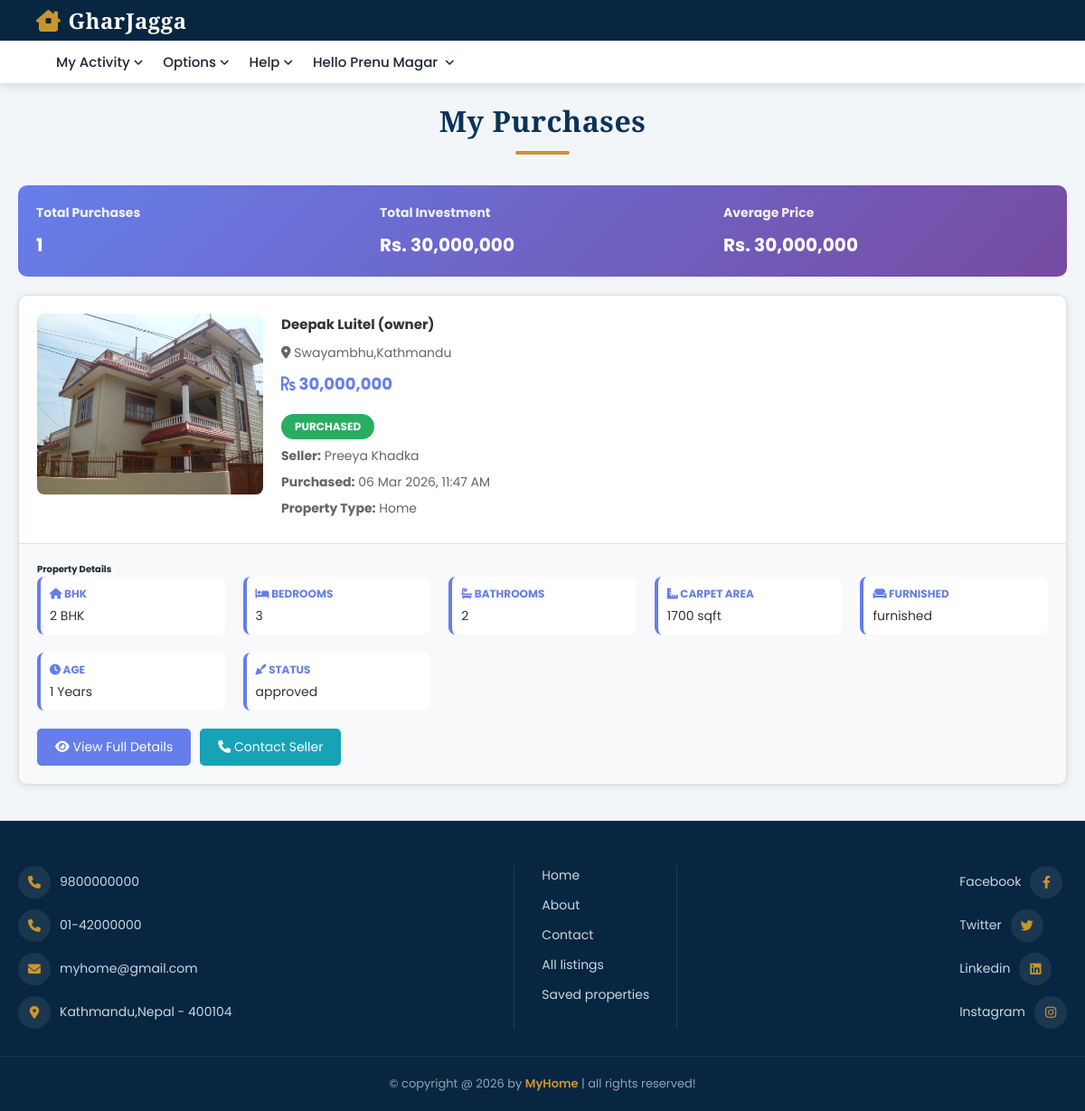
Screenshot of /view_purchases.php (signed in) with the database file from the repository.
### tables this page shows
CREATE TABLE `buyers` (
  `id` varchar(255) NOT NULL,
  `created_at` timestamp NOT NULL DEFAULT current_timestamp(),
  `name` varchar(255) DEFAULT NULL,
  `number` varchar(20) DEFAULT NULL,
  `email` varchar(255) DEFAULT NULL,
  `password` varchar(255) DEFAULT NULL
);

CREATE TABLE `purchases` (
  `id` varchar(20) NOT NULL,
  `buyer_id` varchar(20) NOT NULL,
  `seller_id` varchar(20) NOT NULL,
  `property_id` varchar(20) NOT NULL,
  `status` enum('pending','completed','cancelled') NOT NULL DEFAULT 'pending',
  `created_at` datetime NOT NULL DEFAULT current_timestamp()
);

CREATE TABLE `property` (
  `id` varchar(20) NOT NULL,
  `user_id` varchar(20) NOT NULL,
  `property_name` varchar(50) NOT NULL,
  `address` varchar(100) NOT NULL,
  `price` varchar(10) NOT NULL,
  `type` varchar(10) NOT NULL,
  `offer` varchar(10) NOT NULL,
  `status` enum('pending','approved','sold') NOT NULL DEFAULT 'pending',
  `furnished` varchar(50) DEFAULT NULL,
  `bhk` varchar(20) DEFAULT NULL,
  `deposite` varchar(10) NOT NULL,
  `bedroom` int(11) DEFAULT NULL,
  `bathroom` int(11) DEFAULT NULL,
  `balcony` int(11) DEFAULT NULL,
  `carpet` varchar(50) DEFAULT NULL,
  `age` int(11) DEFAULT NULL,
  `total_floors` int(11) DEFAULT NULL,
  `room_floor` int(11) DEFAULT NULL,
  `loan` varchar(50) NOT NULL,
  `lift` varchar(3) NOT NULL DEFAULT 'no',
  `security_guard` varchar(3) NOT NULL DEFAULT 'no',
  `play_ground` varchar(3) NOT NULL DEFAULT 'no',
  `garden` varchar(3) NOT NULL DEFAULT 'no',
  `water_supply` varchar(3) NOT NULL DEFAULT 'no',
  `power_backup` varchar(3) NOT NULL DEFAULT 'no',
  `parking_area` varchar(3) NOT NULL DEFAULT 'no',
  `gym` varchar(3) NOT NULL DEFAULT 'no',
  `shopping_mall` varchar(3) NOT NULL DEFAULT 'no',
  `hospital` varchar(3) NOT NULL DEFAULT 'no',
  `school` varchar(3) NOT NULL DEFAULT 'no',
  `market_area` varchar(3) NOT NULL DEFAULT 'no',
  `image_01` varchar(50) NOT NULL,
  `image_02` varchar(50) NOT NULL,
  `image_03` varchar(50) NOT NULL,
  `image_04` varchar(50) NOT NULL,
  `image_05` varchar(50) NOT NULL,
  `description` varchar(1000) NOT NULL,
  `date` date NOT NULL DEFAULT current_timestamp(),
  `approved` tinyint(1) NOT NULL DEFAULT 0,
  `total_area` varchar(100) DEFAULT NULL,
  `road_access` varchar(100) DEFAULT NULL,
  `facing` varchar(100) DEFAULT NULL,
  `plot_shape` varchar(100) DEFAULT NULL,
  `ana` varchar(100) DEFAULT NULL,
  `ownership` varchar(100) DEFAULT NULL,
  `registration` varchar(100) DEFAULT NULL
);

CREATE TABLE `sellers` (
  `id` varchar(255) NOT NULL,
  `created_at` timestamp NOT NULL DEFAULT current_timestamp(),
  `name` varchar(255) DEFAULT NULL,
  `number` varchar(20) DEFAULT NULL,
  `email` varchar(255) DEFAULT NULL,
  `password` varchar(255) DEFAULT NULL
);

### view_purchases.php (the view, shortened to what this page needs)
<?php
include 'components/connect.php';
if(isset($_COOKIE['user_id'])){
    $user_id = $_COOKIE['user_id'];
} else {
    $user_id = '';
    header('location:login.php');
    exit();
}
?>
<!DOCTYPE html>
<html lang="en">
<head>
    <link rel="stylesheet" href="https://cdnjs.cloudflare.com/ajax/libs/font-awesome/6.2.0/css/all.min.css">
    <link rel="stylesheet" href="css/style.css">
</head>
<body>
<?php include 'components/user_header.php'; ?>
<section class="contact" style="padding: 2rem;">
<h1 class="heading">My Purchases</h1>
<?php
try {
    $select_purchases = $conn->prepare("
        SELECT
            p.id AS purchase_id,
            p.created_at,
            prop.*,
            s.name AS seller_name,
            s.id AS seller_user_id,
            s.number AS seller_number,
            s.email AS seller_email
        FROM purchases p
        JOIN property prop ON p.property_id = prop.id
        JOIN sellers s ON prop.user_id = s.id
        WHERE p.buyer_id = ?
          AND p.status = 'completed'
        ORDER BY p.created_at DESC
    ");
    $select_purchases->execute([$user_id]);
    if($select_purchases->rowCount() > 0){
        $total_spent = 0;
        $purchases = [];
        while($fetch = $select_purchases->fetch(PDO::FETCH_ASSOC)){
            $purchases[] = $fetch;
            $total_spent += (int)$fetch['price'];
        }
        echo '<div class="summary-section">
            <div class="summary-item">
                <h4>Total Purchases</h4>
                <div class="value">' . count($purchases) . '</div>
            </div>
            <div class="summary-item">
                <h4>Total Investment</h4>
                <div class="value">Rs. ' . number_format($total_spent) . '</div>
            </div>
            <div class="summary-item">
                <h4>Average Price</h4>
                <div class="value">Rs. ' . number_format($total_spent / count($purchases)) . '</div>
            </div>
        </div>';
        foreach($purchases as $property){
            $property_type = $property['type'];
            $seller_name = $property['seller_name'];
            $seller_id = $property['seller_user_id'];
            $purchase_date = $property['created_at'];
?>
<div class="purchase-card">
    <div class="purchase-card-header">
        <div class="purchase-image">
            <img src="uploaded_files/<?= htmlspecialchars($property['image_01']); ?>" alt="<?= htmlspecialchars($property['property_name']); ?>">
        </div>
        <div class="purchase-info">
            <div>
                <h3><?= htmlspecialchars($property['property_name']); ?></h3>
                <p><i class="fas fa-map-marker-alt"></i> <?= htmlspecialchars($property['address']); ?></p>
                <div class="purchase-price"><i class="fas fa-rupee-sign"></i> <?= number_format($property['price']); ?></div>
                <span class="purchase-badge">PURCHASED</span>
            </div>
            <div>
                <p><strong>Seller:</strong> <?= htmlspecialchars($seller_name); ?></p>
                <p><strong>Purchased:</strong> <?= date('d M Y, h:i A', strtotime($purchase_date)); ?></p>
                <p><strong>Property Type:</strong> <span style="text-transform: capitalize;"><?= htmlspecialchars($property_type); ?></span></p>
            </div>
        </div>
    </div>
    <div class="purchase-details">
        <h4 style="margin-top: 0;">Property Details</h4>
        <div class="details-grid">
            <?php if($property_type == 'home'){ ?>
                <?php if(!empty($property['bhk'])){ ?>
                    <div class="detail-item"><label><i class="fas fa-home"></i> BHK</label><value><?= $property['bhk']; ?> BHK</value></div>
                <?php } ?>
                <?php if(!empty($property['bedroom'])){ ?>
                    <div class="detail-item"><label><i class="fas fa-bed"></i> Bedrooms</label><value><?= $property['bedroom']; ?></value></div>
                <?php } ?>
                <?php if(!empty($property['bathroom'])){ ?>
                    <div class="detail-item"><label><i class="fas fa-bath"></i> Bathrooms</label><value><?= $property['bathroom']; ?></value></div>
                <?php } ?>
                <?php if(!empty($property['carpet'])){ ?>
                    <div class="detail-item"><label><i class="fas fa-ruler-combined"></i> Carpet Area</label><value><?= $property['carpet']; ?> sqft</value></div>
                <?php } ?>
                <?php if(!empty($property['furnished'])){ ?>
                    <div class="detail-item"><label><i class="fas fa-couch"></i> Furnished</label><value><?= htmlspecialchars($property['furnished']); ?></value></div>
                <?php } ?>
                <?php if(!empty($property['age'])){ ?>
                    <div class="detail-item"><label><i class="fas fa-clock"></i> Age</label><value><?= $property['age']; ?> Years</value></div>
                <?php } ?>
            <?php } ?>
            <div class="detail-item"><label><i class="fas fa-trowel"></i> Status</label><value><?= htmlspecialchars($property['status']); ?></value></div>
        </div>
        <div class="purchase-actions">
            <a href="view_property.php?get_id=<?= $property['id']; ?>" class="btn-small btn-view">
                <i class="fas fa-eye"></i> View Full Details
            </a>
            <a href="contact_seller.php?seller_id=<?= $seller_id; ?>&property_id=<?= $property['id']; ?>" class="btn-small btn-contact">
                <i class="fas fa-phone"></i> Contact Seller
            </a>
        </div>
    </div>
</div>
<?php
        }
    }
} catch(PDOException $e) {
    echo '<div class="empty-state"><p style="color: red;">Error loading purchases. Please try again later.</p></div>';
    error_log("Purchase query failed: " . $e->getMessage());
}
?>
</section>
<?php include 'components/footer.php'; ?>
</body>
</html>

### components/user_header.php (shortened to what this page needs)
<?php
$user_type = '';
$user_name = '';
if ($user_id != '') {
    $user_type = isset($_COOKIE['user_type']) ? $_COOKIE['user_type'] : '';
    if ($user_type == 'buyer') {
        $select_user = $conn->prepare("SELECT name FROM `buyers` WHERE id = ? LIMIT 1");
    } else {
        $select_user = $conn->prepare("SELECT name FROM `sellers` WHERE id = ? LIMIT 1");
    }
    $select_user->execute([$user_id]);
    if ($select_user->rowCount() > 0) {
        $fetch_user = $select_user->fetch(PDO::FETCH_ASSOC);
        $user_name = htmlspecialchars($fetch_user['name']);
    }
}
?>
<header class="header">
   <nav class="navbar nav-1">
      <section class="flex">
         <a href="home.php" class="logo"><i class="fas fa-house-chimney-window"></i>GharJagga</a>
      </section>
   </nav>
   <nav class="navbar nav-2">
      <section class="flex">
         <div class="menu">
            <ul>
               <li><a href="#">
                  <?php if ($user_type == 'seller'): ?>
                     Property Manager<i class="fas fa-angle-down"></i>
                  <?php elseif ($user_type == 'buyer'): ?>
                     My Activity<i class="fas fa-angle-down"></i>
                  <?php else: ?>
                     Explore<i class="fas fa-angle-down"></i>
                  <?php endif; ?>
               </a>
               </li>
               <li><a href="#">Options<i class="fas fa-angle-down"></i></a>
               </li>
               <li><a href="#">Help<i class="fas fa-angle-down"></i></a>
               </li>
            </ul>
         </div>
         <ul>
            <li><a href="#">
               <?php if ($user_id != ''): ?>
                  Hello <?= $user_name; ?> <i class="fas fa-angle-down"></i>
               <?php else: ?>
                  Account <i class="fas fa-angle-down"></i>
               <?php endif; ?>
            </a>
            </li>
         </ul>
      </section>
   </nav>
</header>

### css/style.css (style rules this page uses)
:root { --main-color:#0B3358; --main-dark:#082641; --accent-color:#C9962B; --accent-dark:#A67A1E; --light-color:#5b6b7c; --light-bg:#F3F6F9; --white:#fff; --black:#1B2733; --success:#1e8e5a; --danger:#c0392b; --border:.1rem solid #e1e7ee; --box-shodow:0 .6rem 2rem rgba(11,51,88,.08); --box-shodow-hover:0 1rem 2.6rem rgba(11,51,88,.16); --radius:.8rem; }
* { font-family: 'Poppins', sans-serif; margin: 0; padding: 0; box-sizing: border-box; outline: none; border: none; text-decoration: none; }
html { font-size: 62.5%; overflow-x: hidden; scroll-behavior: smooth; scroll-padding-top: 11rem; }
body { background-color: var(--light-bg); color: var(--black); }
section { padding: 4rem 2rem; max-width: 1240px; margin: 0 auto; }
.heading { text-align: center; padding-bottom: .8rem; font-family: 'Playfair Display', serif; font-size: 3.2rem; font-weight: 700; color: var(--main-color); letter-spacing: .05rem; }
.heading::after { content:''; display:block; width: 6rem; height: .35rem; background: var(--accent-color); margin: 1.2rem auto 2.6rem; border-radius: 1rem; }
.header { position: sticky; top: 0; left: 0; right: 0; z-index: 1000; box-shadow: 0 .3rem 1rem rgba(0,0,0,.12); }
.header .navbar.nav-1 { background: var(--main-dark); }
.header .navbar.nav-1 .flex { justify-content: space-between; padding: .6rem 4rem; }
.header .navbar.nav-2 { background: var(--white); }
.header .navbar.nav-2 .flex { padding: 1.2rem 4rem; }
.header .navbar .flex { display: flex; align-items: center; }
.header .navbar .flex .logo { font-family: 'Playfair Display', serif; font-size: 2.4rem; font-weight: 700; color: var(--white); letter-spacing: .05rem; }
.header .navbar .flex .logo i { color: var(--accent-color); padding-right: .8rem; }
.header .navbar .flex ul { display: flex; align-items: center; list-style: none; flex-wrap: wrap; }
.header .navbar .flex ul li { position: relative; margin-left: 2.2rem; }
.header .navbar .flex ul li a { font-size: 1.5rem; color: var(--black); font-weight: 500; }
.header .navbar .flex ul li a i { padding-left: .4rem; font-size: 1.2rem; }

### view_purchases.php (style rules this page uses)
.purchase-card { background: white; border: 1px solid #ddd; border-radius: 10px; overflow: hidden; margin-bottom: 2rem; box-shadow: 0 2px 8px rgba(0,0,0,0.1); transition: transform 0.3s ease, box-shadow 0.3s ease; }
.purchase-card-header { display: grid; grid-template-columns: 250px 1fr; gap: 2rem; padding: 2rem; }
.purchase-image { width: 100%; height: 200px; border-radius: 8px; overflow: hidden; }
.purchase-image img { width: 100%; height: 100%; object-fit: cover; }
.purchase-info { display: flex; flex-direction: column; justify-content: space-between; }
.purchase-info h3 { margin: 0 0 10px 0; color: #333; font-size: 1.5rem; }
.purchase-info p { margin: 8px 0; color: #666; font-size: 14px; }
.purchase-price { font-size: 1.8rem; color: #667eea; font-weight: bold; margin: 10px 0; }
.purchase-badge { display: inline-block; background: #27ae60; color: white; padding: 5px 15px; border-radius: 50px; font-size: 12px; font-weight: bold; margin-top: 10px; }
.purchase-details { background: #f8f9fa; padding: 2rem; border-top: 1px solid #ddd; }
.details-grid { display: grid; grid-template-columns: repeat(auto-fit, minmax(200px, 1fr)); gap: 2rem; }
.detail-item { padding: 1rem; background: white; border-radius: 8px; border-left: 4px solid #667eea; }
.detail-item label { font-weight: bold; color: #667eea; font-size: 12px; text-transform: uppercase; }
.detail-item value { display: block; margin-top: 5px; color: #333; font-size: 14px; }
.purchase-actions { display: flex; gap: 10px; margin-top: 20px; }
.btn-small { padding: 10px 20px; border: none; border-radius: 5px; cursor: pointer; text-decoration: none; font-size: 14px; transition: all 0.3s ease; }
.btn-view { background: #667eea; color: white; }
.btn-contact { background: #17a2b8; color: white; }
.summary-section { background: linear-gradient(135deg, #667eea 0%, #764ba2 100%); color: white; padding: 2rem; border-radius: 10px; margin-bottom: 2rem; display: grid; grid-template-columns: repeat(auto-fit, minmax(200px, 1fr)); gap: 2rem; }
.summary-item h4 { margin: 0 0 10px 0; opacity: 0.9; font-size: 14px; }
.summary-item .value { font-size: 2rem; font-weight: bold; }

### rows the page displays
buyers: name "Prenu Magar"
purchases: property.image_01 (picture), property.property_name "Deepak Luitel (owner)", property.address "Swayambhu,Kathmandu", property.price "30,000,000", sellers.name "Preeya Khadka", created_at "06 Mar 2026, 11:47 AM", property.type "Home", property.bhk "2", property.bedroom "3", property.bathroom "2", property.carpet "1700", property.furnished "furnished", property.age "1", property.status "approved"

### other values shown
count($purchases) "1"
$total_spent "30,000,000"
$total_spent / count($purchases) "30,000,000"
